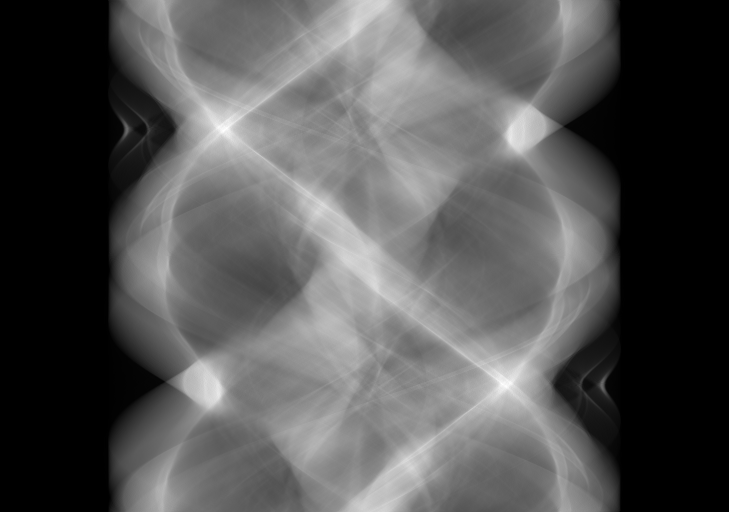

This chart was generated by the following Julia code:
# Julia packages
using Images;
using TomoForward;
using XfromProjections;
using Noise;
using Random;
using StatsBase;
using Statistics;

# set seed
Random.seed!(1234);

# CT scan
CTscan = load("CT/LIDC_IDRI_0683_1_048_128p.jpg");
CTscan = convert(Array{Float64}, Gray.(CTscan));
pixels = size(CTscan, 1);
Gray.(CTscan)

# number of angles
nphi = size(CTscan, 1);
# angles
phi_angle = range(0, stop = 2pi, length = nphi);
# number of offsets
offsets = 185;
proj_geom = ProjGeom(1.0, offsets, phi_angle);
xi = range(-floor(offsets/2), stop = floor(offsets/2), length = offsets);
xi = xi/maximum(xi);

# sinogram
A = fp_op_parallel2d_line(proj_geom, pixels, pixels);
sinogram = A * vec(CTscan);
sinogram = reshape(Array(sinogram), (:, offsets));
noisy_sinogram = poisson(sinogram);
noisy_sinogram_std = noisy_sinogram./maximum(noisy_sinogram);
Gray.(noisy_sinogram_std)
save("sinogram_128p.png", colorview(Gray, sinogram./maximum(sinogram)));
save("noisy_sinogram_128p.png", colorview(Gray, noisy_sinogram_std));

# filtered back projection
tFBP = @elapsed begin
proj_geom = ProjGeom(1.0, offsets, phi_angle);
A = fp_op_parallel2d_line(proj_geom, pixels, pixels);
q = filter_proj(noisy_sinogram);
fbp = A' * vec(q) .* (pi / nphi);
end
fbp_img = reshape(fbp, size(CTscan));
Gray.(fbp_img./maximum(fbp_img))

CTscan = CTscan./maximum(CTscan);
var(fbp_img./maximum(fbp_img) .- CTscan)
